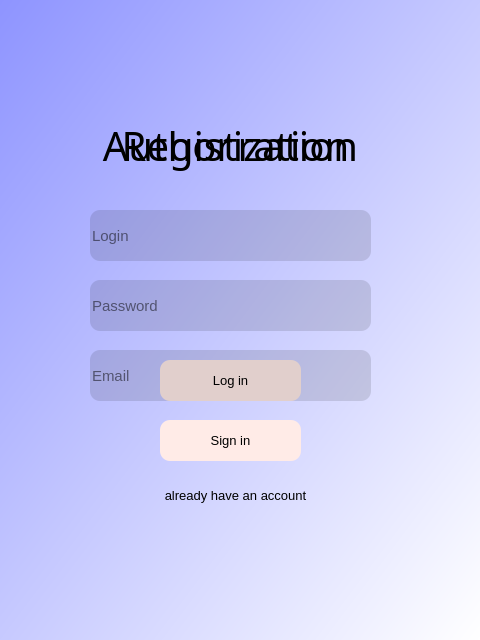
<?xml version="1.0" encoding="UTF-8"?>
<ui version="4.0">
 <class>AuthandReg</class>
 <widget class="QWidget" name="AuthandReg">
  <property name="enabled">
   <bool>true</bool>
  </property>
  <property name="geometry">
   <rect>
    <x>0</x>
    <y>0</y>
    <width>480</width>
    <height>640</height>
   </rect>
  </property>
  <property name="font">
   <font>
    <family>Arial Rounded MT Bold</family>
   </font>
  </property>
  <property name="windowTitle">
   <string>Form</string>
  </property>
  <property name="styleSheet">
   <string notr="true">background-color: qlineargradient(spread:pad, x1:0, y1:0, x2:1, y2:1, stop:0 rgb(142, 148, 255) stop:1 rgb(255, 255, 255))
</string>
  </property>
  <widget class="QLabel" name="regis">
   <property name="geometry">
    <rect>
     <x>100</x>
     <y>110</y>
     <width>271</width>
     <height>71</height>
    </rect>
   </property>
   <property name="font">
    <font>
     <family>Arial Rounded MT Bold</family>
     <pointsize>30</pointsize>
    </font>
   </property>
   <property name="styleSheet">
    <string notr="true">
background-color: none;

color: rgb(0,0,0);

</string>
   </property>
   <property name="text">
    <string>Registration</string>
   </property>
   <property name="alignment">
    <set>Qt::AlignmentFlag::AlignCenter</set>
   </property>
  </widget>
  <widget class="QLabel" name="authoriz">
   <property name="geometry">
    <rect>
     <x>80</x>
     <y>70</y>
     <width>301</width>
     <height>151</height>
    </rect>
   </property>
   <property name="font">
    <font>
     <family>Arial Rounded MT Bold</family>
     <pointsize>30</pointsize>
    </font>
   </property>
   <property name="styleSheet">
    <string notr="true">
background-color: none;

color: rgb(0,0,0);

</string>
   </property>
   <property name="text">
    <string>Authorization</string>
   </property>
   <property name="alignment">
    <set>Qt::AlignmentFlag::AlignCenter</set>
   </property>
  </widget>
  <widget class="QPushButton" name="makeacc">
   <property name="geometry">
    <rect>
     <x>170</x>
     <y>420</y>
     <width>121</width>
     <height>21</height>
    </rect>
   </property>
   <property name="styleSheet">
    <string notr="true">background-color: none;
color: rgb(0,0,0);
border-radius: 20px</string>
   </property>
   <property name="text">
    <string>create an account</string>
   </property>
  </widget>
  <widget class="QPushButton" name="enter">
   <property name="geometry">
    <rect>
     <x>150</x>
     <y>480</y>
     <width>171</width>
     <height>31</height>
    </rect>
   </property>
   <property name="font">
    <font>
     <family>Segoe UI</family>
     <pointsize>10</pointsize>
    </font>
   </property>
   <property name="styleSheet">
    <string notr="true">background-color: none;
color: rgb(0,0,0);
border-radius: 20px</string>
   </property>
   <property name="text">
    <string>already have an account</string>
   </property>
  </widget>
  <widget class="QPushButton" name="regbutton">
   <property name="geometry">
    <rect>
     <x>160</x>
     <y>420</y>
     <width>141</width>
     <height>41</height>
    </rect>
   </property>
   <property name="font">
    <font>
     <family>Segoe UI</family>
     <pointsize>10</pointsize>
    </font>
   </property>
   <property name="styleSheet">
    <string notr="true">background-color: rgb(255, 235, 231);
color: rgb(0,0,0);
border-radius: 10px</string>
   </property>
   <property name="text">
    <string>Sign in</string>
   </property>
  </widget>
  <widget class="QPushButton" name="authbutton">
   <property name="geometry">
    <rect>
     <x>160</x>
     <y>360</y>
     <width>141</width>
     <height>41</height>
    </rect>
   </property>
   <property name="font">
    <font>
     <family>Segoe UI</family>
     <pointsize>10</pointsize>
    </font>
   </property>
   <property name="styleSheet">
    <string notr="true">background-color: rgb(255, 235, 231);
color: rgb(0,0,0);
border-radius: 10px</string>
   </property>
   <property name="text">
    <string>Log in</string>
   </property>
  </widget>
  <widget class="QLineEdit" name="password">
   <property name="geometry">
    <rect>
     <x>90</x>
     <y>280</y>
     <width>281</width>
     <height>51</height>
    </rect>
   </property>
   <property name="font">
    <font>
     <family>Segoe UI</family>
     <pointsize>11</pointsize>
    </font>
   </property>
   <property name="styleSheet">
    <string notr="true">background-color: rgba(0, 0, 0,30);
color: rgb(0,0,0);
border-radius: 10px</string>
   </property>
   <property name="placeholderText">
    <string>Password</string>
   </property>
  </widget>
  <widget class="QLineEdit" name="login">
   <property name="geometry">
    <rect>
     <x>90</x>
     <y>210</y>
     <width>281</width>
     <height>51</height>
    </rect>
   </property>
   <property name="font">
    <font>
     <family>Segoe UI</family>
     <pointsize>11</pointsize>
    </font>
   </property>
   <property name="styleSheet">
    <string notr="true">background-color: rgba(0, 0, 0,30);
color: rgb(0,0,0);
border-radius: 10px</string>
   </property>
   <property name="placeholderText">
    <string>Login</string>
   </property>
  </widget>
  <widget class="QLineEdit" name="mail">
   <property name="geometry">
    <rect>
     <x>90</x>
     <y>350</y>
     <width>281</width>
     <height>51</height>
    </rect>
   </property>
   <property name="font">
    <font>
     <family>Segoe UI</family>
     <pointsize>11</pointsize>
    </font>
   </property>
   <property name="styleSheet">
    <string notr="true">background-color: rgba(0, 0, 0,30);
color: rgb(0,0,0);
border-radius: 10px</string>
   </property>
   <property name="placeholderText">
    <string>Email</string>
   </property>
  </widget>
 </widget>
 <resources/>
 <connections/>
</ui>
